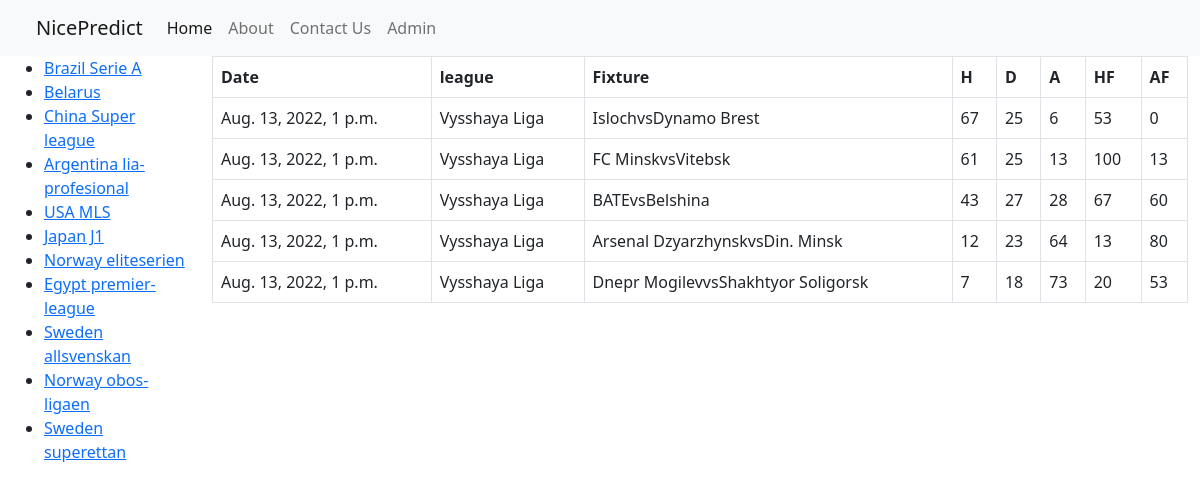
The page /Vysshaya Liga/ on the database its author committed.
### scrape/models.py (models this page shows, shortened)
class Prediction(models.Model):
    date = models.DateTimeField()
    league =models.CharField(max_length=50)
    fixture =models.CharField(max_length=50)
    home_win =models.IntegerField()
    draw =models.IntegerField()
    away_win =models.IntegerField()
    home_form =models.IntegerField()
    away_form =models.IntegerField()
    class Meta:
        ordering = ['date','-home_win', '-away_win']

### scrape/views.py (the view)
# urls.py: path('<str:pk>/',PredictView, name='league'),
def PredictView(request,pk):
     league = Prediction.objects.filter(league=pk).filter(date__gte=current_date,date__lte=end_date)
     context ={
        'league':league,
        }
     return render(request,'predict.html',context)

### templates/predict.html
{% extends "base.html" %} {% block content %}
{% include "sidebar.html" %}
    <div class="col-10">
      {% if league %}
      <div table-responsive>
        <table class="table table-bordered align-middle">
          <thead>
            <tr>
              <th scope="col">Date</th>
              <th scope="col">league</th>
              <th scope="col">Fixture</th>
              <th scope="col">H</th>
              <th scope="col">D</th>
              <th scope="col">A</th>
              <th scope="col">HF</th>
              <th scope="col">AF</th>
            </tr>
          </thead>
          <tbody>
            {% for i in league%}
            <tr>
              <td>{{i.date}}</td>
              <td>{{i.league}}</td>
              <td>{{i.fixture}}</td>
              <td>{{i.home_win}}</td>
              <td>{{i.draw}}</td>
              <td>{{i.away_win}}</td>
              <td>{{i.home_form}}</td>
              <td>{{i.away_form}}</td>
            </tr>
            {% endfor %}
          </tbody>
        </table>
      </div>
      {% else %}
      <div>No prediction for Now check back later</div>
      {% endif %}
    </div>
  </div>
</div>
{% endblock content %}

### templates/base.html (shortened to what this page needs)
<!DOCTYPE html>
<html lang="en">
  <head>
    <link
      href="https://cdn.jsdelivr.net/npm/bootstrap@5.0.2/dist/css/bootstrap.min.css"
      rel="stylesheet"
    />
  </head>
  <body>
    <div class="container-fluid">
      <div class="row">
        {% include "navbar.html" %} {% block content %}{% endblock content %}
  </body>
</html>

### templates/navbar.html (shortened to what this page needs)
<nav class="navbar navbar-expand-lg navbar-light bg-light">
  <div class="container-fluid">
    <a class="navbar-brand" href="{% url 'home' %}">NicePredict</a>
    <div class="collapse navbar-collapse" id="navbarNav">
      <ul class="navbar-nav">
        <li class="nav-item">
          <a class="nav-link active" aria-current="page" href="{% url 'home' %}"
            >Home</a
          >
        </li>
        <li class="nav-item">
          <a class="nav-link" href="#">About</a>
        </li>
        <li class="nav-item">
          <a class="nav-link" href="#">Contact Us</a>
        </li>
        <li class="nav-item">
          <a class="nav-link" href="http://127.0.0.1:8000/admin/">Admin</a>
        </li>
      </ul>
    </div>
  </div>
</nav>

### templates/sidebar.html (shortened to what this page needs)
<div class="col">
  <ul>
    <li>
      <a href="{% url 'league' 'Serie A' %}">Brazil Serie A</a>
    </li>
    <li>
      <a href="{% url 'league' 'Vysshaya Liga' %}">Belarus</a>
    </li>
    <li>
      <a href="{% url 'league' 'super-league' %}">China Super league</a>
    </li>
    <li>
      <a href="{% url 'league' 'liga-profesional' %}"
        >Argentina lia-profesional</a
      >
    </li>
    <li>
      <a href="{% url 'league' 'mls' %}">USA MLS</a>
    </li>
    <li>
      <a href="{% url 'league' 'j1-league' %}">Japan J1</a>
    </li>
    <li>
      <a href="{% url 'league' 'eliteserien' %}">Norway eliteserien</a>
    </li>
    <li>
      <a href="{% url 'league' 'premier-league' %}">Egypt premier-league</a>
    </li>
    <li>
      <a href="{% url 'league' 'allsvenskan' %}">Sweden allsvenskan</a>
    </li>
    <li>
      <a href="{% url 'league' 'obos-ligaen' %}">Norway obos-ligaen</a>
    </li>
    <li>
      <a href="{% url 'league' 'superettan' %}">Sweden superettan</a>
    </li>
  </ul>
</div>

### rows shown on the page
Prediction: date "Aug. 13, 2022, 1 p.m.", league "Vysshaya Liga", fixture "IslochvsDynamo Brest", home_win "67", draw "25", away_win "6", home_form "53", away_form "0"
Prediction: date "Aug. 13, 2022, 1 p.m.", league "Vysshaya Liga", fixture "FC MinskvsVitebsk", home_win "61", draw "25", away_win "13", home_form "100", away_form "13"
Prediction: date "Aug. 13, 2022, 1 p.m.", league "Vysshaya Liga", fixture "BATEvsBelshina", home_win "43", draw "27", away_win "28", home_form "67", away_form "60"
Prediction: date "Aug. 13, 2022, 1 p.m.", league "Vysshaya Liga", fixture "Arsenal DzyarzhynskvsDin. Minsk", home_win "12", draw "23", away_win "64", home_form "13", away_form "80"
Prediction: date "Aug. 13, 2022, 1 p.m.", league "Vysshaya Liga", fixture "Dnepr MogilevvsShakhtyor Soligorsk", home_win "7", draw "18", away_win "73", home_form "20", away_form "53"
